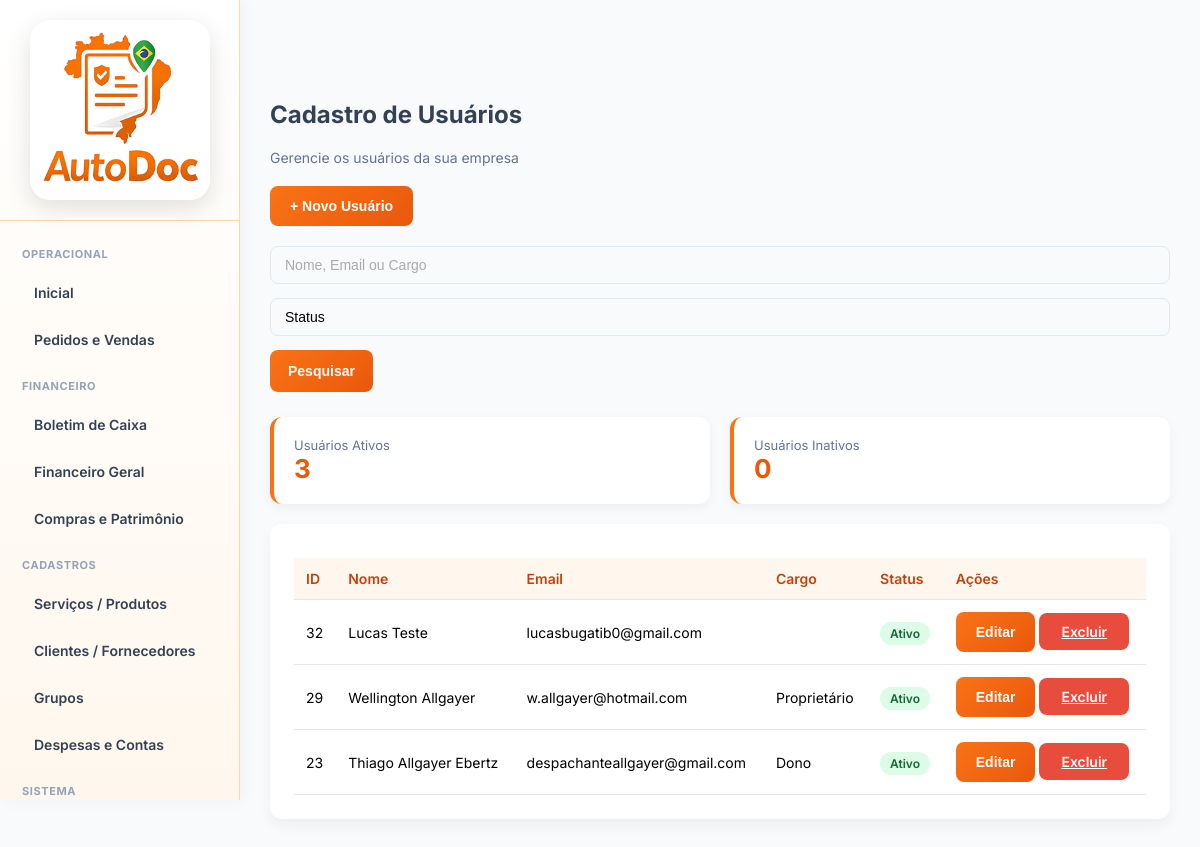
The page /user/frmUser.php (signed in) on the database its author committed.
### tables this page shows
CREATE TABLE `user` (
  `id` int NOT NULL AUTO_INCREMENT,
  `Nome` varchar(100) DEFAULT NULL,
  `Cargo` varchar(70) DEFAULT ' ',
  `Email` varchar(60) DEFAULT NULL,
  `Senha` varchar(700) NOT NULL,
  `Inativo` tinyint(1) DEFAULT '0',
  `DataUtimoAcesso` datetime DEFAULT NULL,
  `IPUltimoAcesso` varchar(500) DEFAULT NULL,
  `Tipo` int NOT NULL DEFAULT '0',
  `idEmpresa` int NOT NULL,
  `AdminGeral` int NOT NULL DEFAULT '0',
  `tokenRecuperar` varchar(100) DEFAULT ' ',
  `tokenExpira` datetime DEFAULT CURRENT_TIMESTAMP,
  `EstadoCivil` int DEFAULT '0',
  `NumOAB` varchar(35) DEFAULT NULL,
  `NumeroEndereco` varchar(70) DEFAULT NULL,
  `Cidade` varchar(60) DEFAULT NULL,
  `Documento` varchar(40) DEFAULT NULL,
  `Contato` varchar(60) DEFAULT NULL,
  `Rua` varchar(100) DEFAULT NULL,
  `LogoBase64` longtext,
  `UF` varchar(10) DEFAULT NULL,
  `CEP` varchar(50) DEFAULT NULL,
  `Bairro` varchar(70) DEFAULT NULL,
  PRIMARY KEY (`id`)
);

### base/baseFuncoes.php (called while the page is built, shortened)
<?php
require_once 'connection.php';
function ExSqlNET($sql, $conn = null, $params = [])
{
    if ($conn === null) {
        global $dbGeralNET;
        $conn = $dbGeralNET;
    }
    $stmt = $conn->prepare($sql);
    $stmt->execute($params);
    return $stmt->fetchAll(PDO::FETCH_ASSOC);
}
?>

### user/frmUser.php (the view, shortened to what this page needs)
<?php
include '../base/baseFuncoes.php';
$busca = $_GET['busca'] ?? '';
$where = " WHERE idEmpresa = ? ";
$params = [$idEmpresa = $_SESSION['idEmpresa']];
$usuarios = ExSqlNET("SELECT * FROM user $where ORDER BY id DESC", null, $params);
$totalAtivos = 0;
$totalInativos = 0;
foreach($usuarios as $u){
    if($u['Inativo']) $totalInativos++; else $totalAtivos++;
}
?>
<!DOCTYPE html>
<html lang="pt-br">
<head>
<link rel="stylesheet" href="../css/base.css">
</head>
<body>
<?php include '../base/navbarUser.php'; ?>
<div class="content">
    <div class="page-title">Cadastro de Usuários</div>
    <div class="subtitle">Gerencie os usuários da sua empresa</div>
    <button class="btn btn-salvar" onclick="abrirModal(0,'','','','','0')">+ Novo Usuário</button>
    <form class="filtros" method="get">
        <input type="text" name="busca" placeholder="Nome, Email ou Cargo" value="<?= htmlspecialchars($busca) ?>">
        <select name="status">
            <option value="">Status</option>
        </select>
        <button class="btn btn-salvar">Pesquisar</button>
    </form>
    <div class="cards">
        <div class="card-metric">
            <div class="metric-title">Usuários Ativos</div>
            <div class="metric-value"><?= $totalAtivos ?></div>
        </div>
        <div class="card-metric">
            <div class="metric-title">Usuários Inativos</div>
            <div class="metric-value"><?= $totalInativos ?></div>
        </div>
    </div>
    <div class="card">
        <table class="table-modern table-desktop">
            <thead>
                <tr>
                    <th>ID</th>
                    <th>Nome</th>
                    <th>Email</th>
                    <th>Cargo</th>
                    <th>Status</th>
                    <th>Ações</th>
                </tr>
            </thead>
            <tbody>
            <?php foreach($usuarios as $u):
                $statusClass = $u['Inativo'] ? 'badge-inativo' : 'badge-ativo';
            ?>
                <tr>
                    <td><?= $u['id'] ?></td>
                    <td><?= $u['Nome'] ?></td>
                    <td><?= $u['Email'] ?></td>
                    <td><?= $u['Cargo'] ?></td>
                    <td><span class="badge <?= $statusClass ?>"><?= $u['Inativo']?'Inativo':'Ativo' ?></span></td>
                    <td>
                        <button class="btn btn-editar"
                            data-id="<?= $u['id'] ?>"
                            data-nome="<?= htmlspecialchars($u['Nome'], ENT_QUOTES) ?>"
                            data-email="<?= htmlspecialchars($u['Email'], ENT_QUOTES) ?>"
                            data-senha="<?= htmlspecialchars("", ENT_QUOTES) ?>"
                            data-cargo="<?= htmlspecialchars($u['Cargo'], ENT_QUOTES) ?>"
                            data-inativo="<?= $u['Inativo'] ?>"
                            onclick="abrirModalFromData(this)">
                            Editar
                        </button>
                        <a href="?del=<?= $u['id'] ?>" class="btn-excluir" onclick="return confirm('Excluir usuário?')">Excluir</a>
                    </td>
                </tr>
            <?php endforeach; ?>
            </tbody>
        </table>
    </div>
</div>
</body>
</html>

### css/base.css (style rules this page uses)
* { margin: 0; padding: 0; box-sizing: border-box; }
html, body { width: 100%; height: 100%; font-family: 'Inter', Arial, sans-serif; background-color: #f5f6fa; font-family: 'Inter', sans-serif; background-color: #f1f5f9; }
body { margin: 0; font-family: 'Inter', Arial, sans-serif; background-color: #f8fafc; }
.content { margin-left: 240px; padding: 30px; }
.page-title { font-size: 24px; font-weight: 700; color: #334155; margin-bottom: 20px; }
.card { background: #ffffff; padding: 20px; border-radius: 12px; box-shadow: 0 6px 14px rgba(0,0,0,0.05); }
table { width: 100%; border-collapse: collapse; }
th, td { padding: 12px; border-bottom: 1px solid #e5e7eb; text-align: left; font-size: 14px; }
th { background-color: #fff7ed; color: #9a3412; }
.card { background: #ffffff; padding: 24px; border-radius: 12px; box-shadow: 0 6px 14px rgba(0,0,0,0.05); margin-bottom: 30px; }
input, select, textarea { width: 100%; padding: 10px 12px; border: 1px solid #e5e7eb; border-radius: 8px; font-size: 14px; }
.btn { background: linear-gradient(135deg, #f97316, #ea580c); color: #ffffff; border: none; padding: 12px 20px; border-radius: 8px; font-size: 14px; font-weight: 600; cursor: pointer; }
table { width: 100%; border-collapse: collapse; margin-top: 10px; }
table th, table td { padding: 10px; border-bottom: 1px solid #e5e7eb; font-size: 14px; text-align: left; }
table th { background-color: #fff7ed; color: #9a3412; }
th, td { padding: 10px; border-bottom: 1px solid #e5e7eb; }
.subtitle { color: #64748b; margin-bottom: 20px; font-size: 14px; }
input, textarea, select { font-family: 'Poppins', sans-serif; padding: 12px 14px; font-size: 14px; border: 1.5px solid #ddd; border-radius: 8px; outline: none; transition: all 0.25s ease; background-color: #fff; width: 100%; }
input::placeholder, textarea::placeholder { color: #aaa; }
input:not(:placeholder-shown), textarea:not(:placeholder-shown) { border-color: #ffa14d; }
select { appearance: none; -webkit-appearance: none; -moz-appearance: none; background-image: linear-gradient(45deg, transparent 50%, #ff7a00 50%), linear-gradient(135deg, #ff7a00 50%, transparent 50%); background-position: calc(100% - 20px) calc(50% - 3px), calc(100% - 15px) calc(50% - 3px); background-size: 5px 5px, 5px 5px; background-repeat: no-repeat; }
option { font-family: 'Poppins', sans-serif; }
.btn-excluir { background: #e74c3c; color: #fff; padding: 10px 22px; border: none; border-radius: 8px; font-size: 14px; font-weight: 600; cursor: pointer; transition: all 0.25s ease; }

### user/frmUser.php (style rules this page uses)
.filtros { display:flex; gap:10px; flex-wrap:wrap; margin-bottom:20px; }
.filtros input, .filtros select { padding:9px 12px; border-radius:8px; border:1px solid #e2e8f0; }
.cards { display:flex; gap:20px; flex-wrap:wrap; margin-bottom:20px; }
.card-metric { flex:1; min-width:180px; background:white; padding:20px; border-radius:12px; box-shadow:0 4px 12px rgba(0,0,0,0.05); border-left:4px solid #f97316; }
.metric-title { font-size:13px; color:#64748b; }
.metric-value { font-size:26px; font-weight:700; color:#ea580c; }
.table-modern { width:100%; border-collapse:collapse; }
.table-modern th { background:#fff7ed; color:#c2410c; padding:12px; text-align:left; font-weight:600; }
.table-modern td { padding:12px; border-bottom:1px solid #e5e7eb; vertical-align:middle; }
.badge { padding:4px 10px; border-radius:999px; font-size:12px; font-weight:600; }
.badge-ativo { background:#dcfce7; color:#166534; }
.filtros { display: flex; flex-wrap: wrap; gap: 14px; align-items: flex-end; margin: 20px 0 25px 0; }
.filtros input, .filtros select { padding: 10px 14px; border-radius: 8px; border: 1px solid #e2e8f0; font-size: 14px; background: #f8fafc; min-width: 220px; transition: 0.2s; }
.filtros .btn { height: 42px; padding: 0 18px; }

### rows shown on the page
user: id "32", Nome "Lucas Teste", Email "lucasbugatib0@gmail.com", Inativo "Ativo"
user: id "29", Nome "Wellington Allgayer", Email "w.allgayer@hotmail.com", Cargo "Proprietário", Inativo "Ativo"
user: id "23", Nome "Thiago Allgayer Ebertz", Email "despachanteallgayer@gmail.com", Cargo "Dono", Inativo "Ativo"

### other values the page prints
$totalAtivos "3"
$totalInativos "0"
